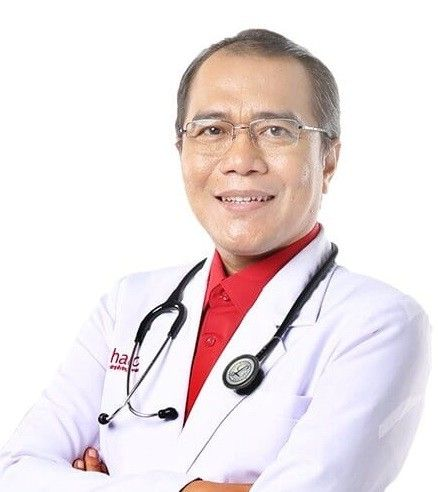
#> input picture Scikit.Image/foto1.png, 438 x 492 px
$ python prak7.1.py
#> lines starting #> are read from the running program, lines starting #| are printed output that depends on the picture
import numpy as np  # import library numpy dengan variabel np
# import library matplotlib.pyplot dengan variabel plt
import matplotlib.pyplot as plt
# %matplotlib inline
import cv2  # import library open cv atau cv2
import matplotlib.image as mpimg  # import matplotlib.image denga variabel mpimg
from skimage import data  # di skimage import library data
import imageio.v3 as iio

# membuat variabel image dengan mengimport foto saya
image = cv2.imread('Scikit.Image/foto1.png', cv2.IMREAD_GRAYSCALE)
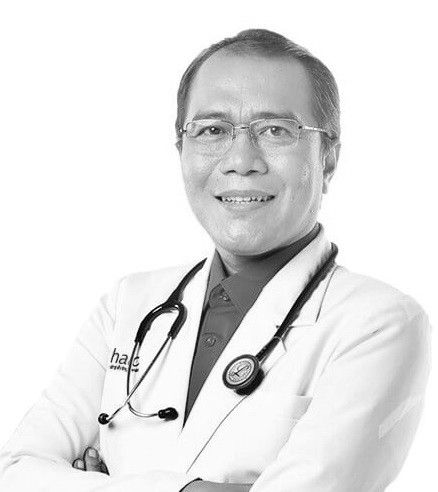
#> image: shape (492, 438); min 0, max 255, mean 227.7
# membuat variabel baru image_equalized dengan menggunakan fungsi equalizehist untuk penyesuaian kontras dengan menggunakan histogram citra.
image_equalized = cv2.equalizeHist(image)
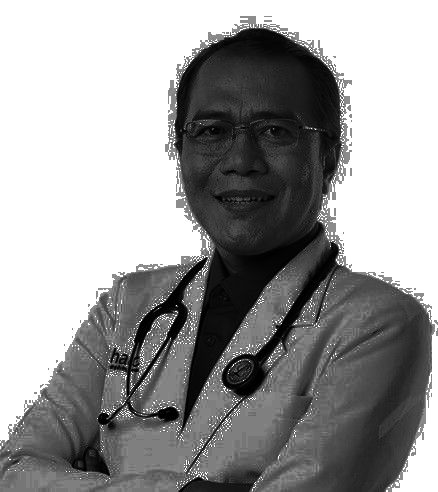
#> image_equalized: shape (492, 438); min 0, max 255, mean 154.1

# membuat variabel baru CLAHE dengan menggunakan fungsi createCLAHE untuk melakukan pemerataan histogram adaptif
clahe = cv2.createCLAHE(clipLimit=2, tileGridSize=(8, 8))

# Apply CLAHE to the original image
image_clahe = clahe.apply(image)
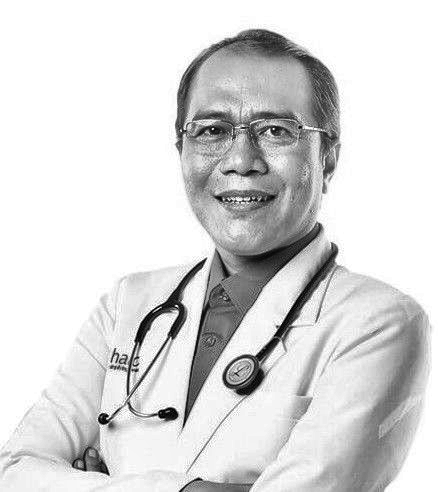
#> image_clahe: shape (492, 438); min 1, max 255, mean 217.1

# Create an empty array to store the final output
image_cs = np.zeros((image.shape[0], image.shape[1]), dtype='uint8')

# Apply Min-Max Contrasting
min = np.min(image)
#> min = 0
max = np.max(image)
#> max = 255

for i in range(image.shape[0]):  # untuk variabel i dengan range array 0
    for j in range(image.shape[1]):  # untuk variabel j dengan range array 1
        # variabel image_cs i,j = 255*(image[i, j]-min)/(max-min)
        image_cs[i, j] = 255*(image[i, j]-min)/(max-min)

# membuat variabel copyCamera dengan menggunakan funsgi image.copy() dengan type data float
copyCamera = image.copy().astype(float)

# membuat variabel m1, n1 dengan menggunakan fungsi copy .shape
m1, n1 = copyCamera.shape
#> m1 = 492; n1 = 438
# membuat variabel output1 dengan fungsi np.empty yaitu digunakan untuk mengembalikan array baru dari bentuk dan tipe tertentu
output1 = np.empty([m1, n1])

for baris in range(0, m1-1):  # variabel baris dengan range array (0, m1-1)
    for kolom in range(0, n1-1):  # untuk variabel kolom dengan range array (0, n1-1)
        a1 = baris  # variabel a1 adalah baris
        b1 = kolom  # variabel b1 adalah kolom
        # membuat variabel output1[a1, b1] dengan fungsi copycamera [baris, kolom] *1.9
        output1[a1, b1] = copyCamera[baris, kolom] * 1.9

# membuat variabel fig, axes dengan fungsi plt.subplots(5, 2, figsize = (20,20))
fig, axes = plt.subplots(5, 2, figsize=(20, 20))
ax = axes.ravel()  # variabel ax dengan fungsi ravel mengubah bentuk matriks, misal dari ukuran (m, n) menjadi (n, m)

# Untuk menampilkan gambar skala abu-abu atur colormapping menggunakan parameter cmap='gray', vmin=0, vmax=255.
ax[0].imshow(image, cmap=plt.cm.gray)
ax[0].set_title("Citra Input")  # dengan array 0 dengan judul citra input
# dengan array 1 untuk membuang data dalam x dan menghitung jumlah nilai di setiap kotak, lalu menggambar distribusinya sebagai BarContainer atau Polygon. Parameter bins, range, density, dan weights diteruskan ke numpy.histogram.
ax[1].hist(image.ravel(), bins=256)
# dengan array 1 dengan judul histogram input
ax[1].set_title('Histogram Input')

# Untuk menampilkan gambar skala abu-abu atur colormapping menggunakan parameter cmap='gray', vmin=0, vmax=255.
ax[2].imshow(image_equalized, cmap=plt.cm.gray)
# dengan array 0 dengan judul citra input HE
ax[2].set_title("Citra Output HE")
# dengan array 1 untuk membuang data dalam x dan menghitung jumlah nilai di setiap kotak, lalu menggambar distribusinya sebagai BarContainer atau Polygon. Parameter bins, range, density, dan weights diteruskan ke numpy.histogram.
ax[3].hist(image_equalized.ravel(), bins=256)
# dengan array 1 dengan judul histogram input HE Method
ax[3].set_title('Histogram Output HE Method')

# Untuk menampilkan gambar skala abu-abu atur colormapping menggunakan parameter cmap='gray', vmin=0, vmax=255.
ax[4].imshow(image_cs, cmap=plt.cm.gray)
# dengan array 0 dengan judul citra input cs
ax[4].set_title("Citra Output CS")
# dengan array 1 untuk membuang data dalam x dan menghitung jumlah nilai di setiap kotak, lalu menggambar distribusinya sebagai BarContainer atau Polygon. Parameter bins, range, density, dan weights diteruskan ke numpy.histogram.
ax[5].hist(image_cs.ravel(), bins=256)
# dengan array 1 dengan judul histogram input HE Method
ax[5].set_title('Histogram Output CS Method')

# Untuk menampilkan gambar skala abu-abu atur colormapping menggunakan parameter cmap='gray', vmin=0, vmax=255.
ax[6].imshow(image_clahe, cmap=plt.cm.gray)
# dengan array 0 dengan judul citra input CLAHE
ax[6].set_title("Citra Grayscale CLAHE")
# dengan array 1 untuk membuang data dalam x dan menghitung jumlah nilai di setiap kotak, lalu menggambar distribusinya sebagai BarContainer atau Polygon. Parameter bins, range, density, dan weights diteruskan ke numpy.histogram.
ax[7].hist(image_clahe.ravel(), bins=256)
# dengan array 1 dengan judul histogram OUtput CLAHE Method
ax[7].set_title('Histogram Output CLAHE Method')


# Untuk menampilkan gambar skala abu-abu atur colormapping menggunakan parameter cmap='gray', vmin=0, vmax=255.
ax[8].imshow(output1, cmap=plt.cm.gray)
# dengan array 0 dengan judul citra input konstanta
ax[8].set_title("Citra Grayscale Perkalian Konstanta")
# dengan array 1 untuk membuang data dalam x dan menghitung jumlah nilai di setiap kotak, lalu menggambar distribusinya sebagai BarContainer atau Polygon. Parameter bins, range, density, dan weights diteruskan ke numpy.histogram.
ax[9].hist(output1.ravel(), bins=256)
# dengan array 1 dengan judul histogram OUtput Perkalian Konstanta Method
ax[9].set_title('Histogram Output Perkalian Konstanta Method')

fig.tight_layout()  # menyesuaikan parameter subplot sehingga subplot sesuai dengan area gambar. Ini adalah fitur eksperimental
plt.show()  # fungsi untuk memperlihatkan hasil
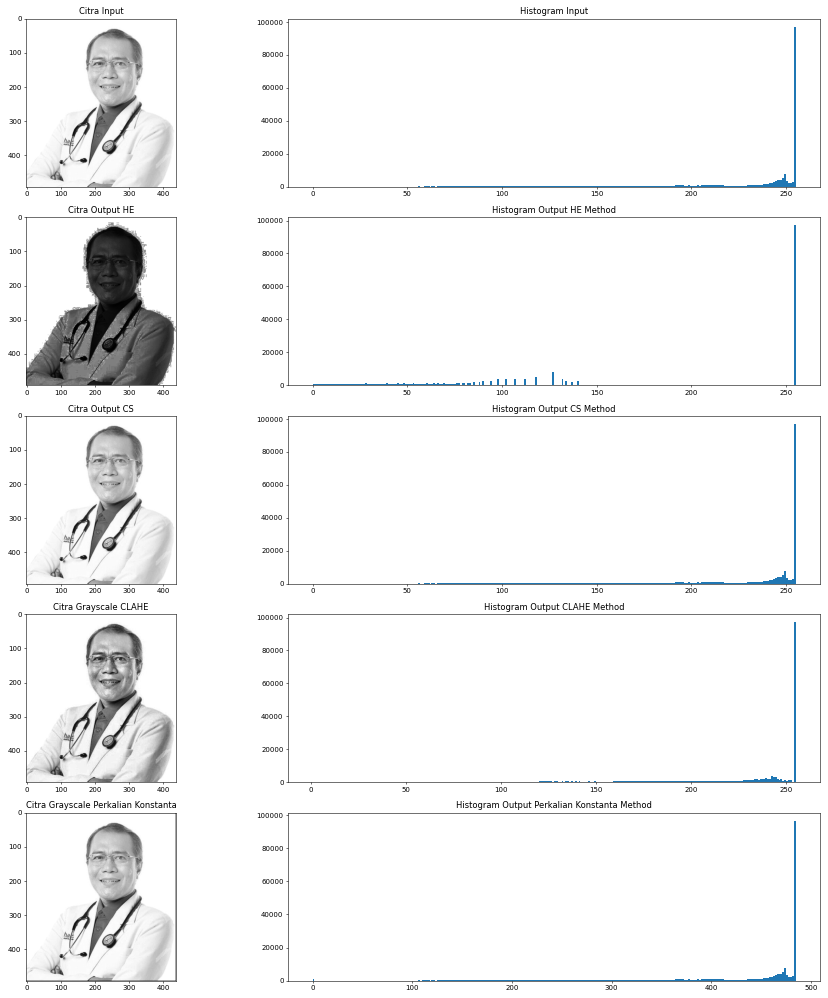
#> figure drawn by matplotlib, 10 panels; panel 2: tallest bar 97206 high, from x = 254 to 255; panel 4: tallest bar 97206 high, from x = 254 to 255; panel 6: tallest bar 97206 high, from x = 254 to 255; panel 8: tallest bar 97206 high, from x = 254 to 255

$ run again, with Scikit.Image/foto3.png copied over Scikit.Image/foto1.png
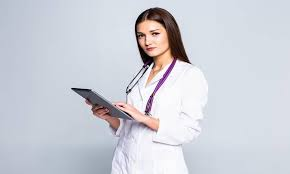
#> input picture Scikit.Image/foto3.png, 290 x 174 px
#> `image_equalized = cv2.equalizeHist(image)`:
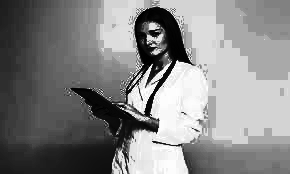
#> image_equalized: shape (174, 290); min 0, max 255, mean 132.6
#> `image_clahe = clahe.apply(image)`:
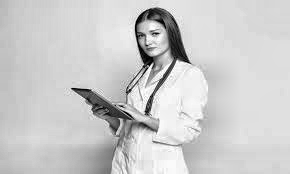
#> image_clahe: shape (174, 290); min 1, max 255, mean 203.5
#> min = 0
#> max = 255

$ run again, with Scikit.Image/foto2.jpg saved as Scikit.Image/foto1.png
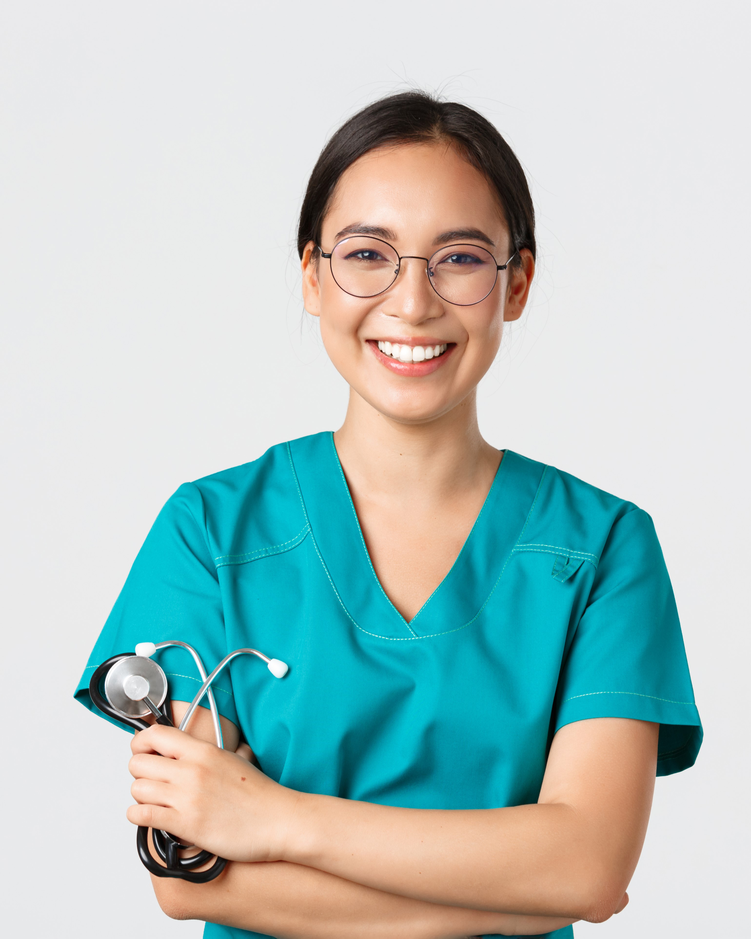
#> input picture Scikit.Image/foto2.jpg, 751 x 939 px, shrunk from 3079 x 3849 before the run
#> `image_equalized = cv2.equalizeHist(image)`:
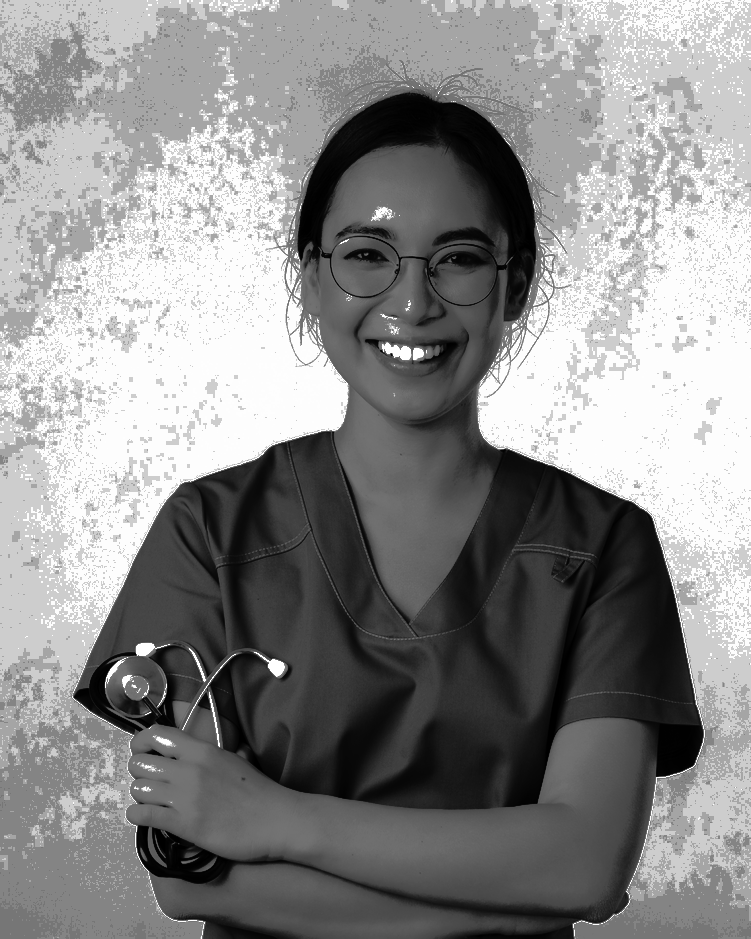
#> image_equalized: shape (939, 751); min 0, max 255, mean 137.8
#> `image_clahe = clahe.apply(image)`:
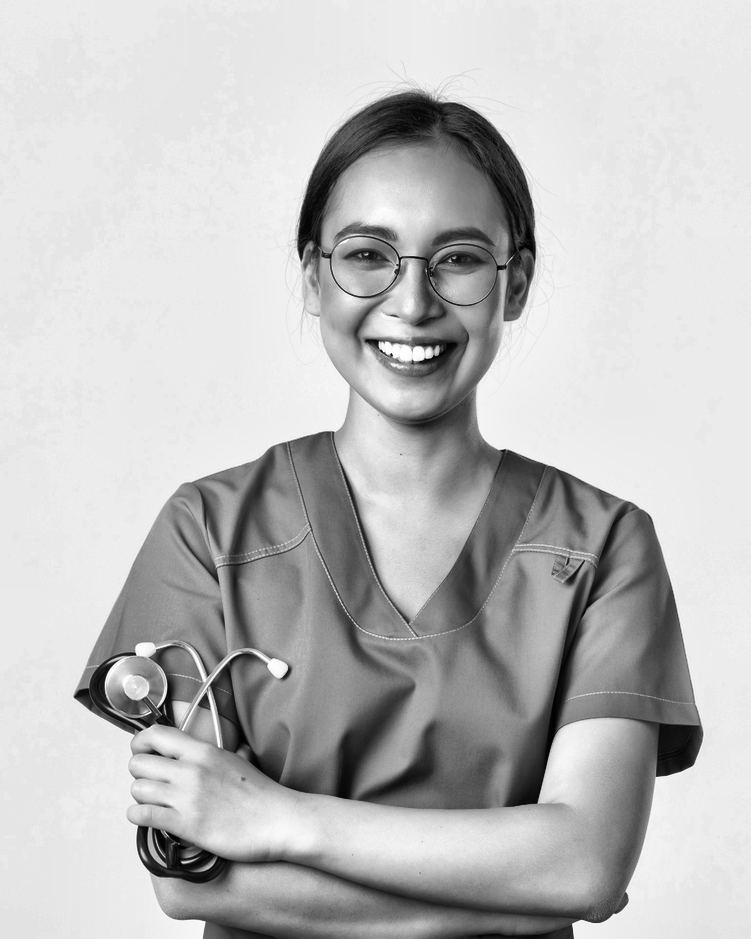
#> image_clahe: shape (939, 751); min 0, max 255, mean 189
#> min = 0
#> max = 255
